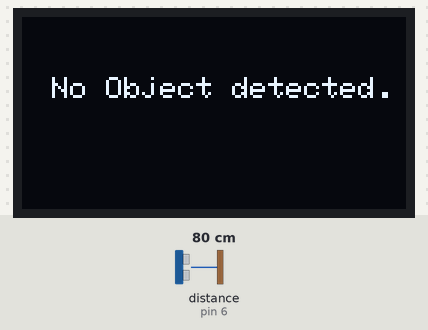
This sketch was run on a simulated Arduino Uno, built with avr-gcc and run on an emulated ATmega328P. Parts: 128×64 one-colour display. Wiring (inferred from the names in the program): ultrasonic range finder: trigger pin 7; echo pin 6. Inputs (shaded band) come from the test bench; at power-on: distance to the obstacle (sensor on pin 6) 80 cm. The echo pulse lasts 58.3 µs per cm; what the sketch prints to the serial monitor is not drawn.

Above: at 1.3 s.
1.4 s: distance to the obstacle (sensor on pin 6) set to 12 cm
2.9 s: distance to the obstacle (sensor on pin 6) set to 9 cm
At 4.1 s:
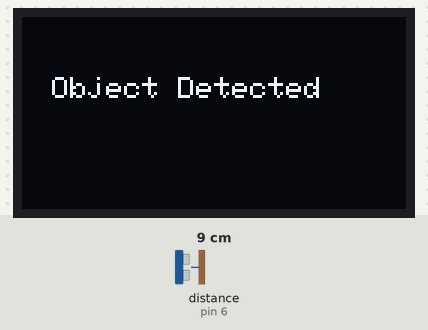
4.7 s: distance to the obstacle (sensor on pin 6) set to 18 cm
At 6.0 s:
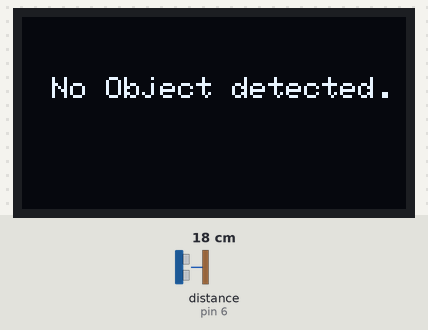
6.3 s: distance to the obstacle (sensor on pin 6) set to 2 cm
At 7.0 s:
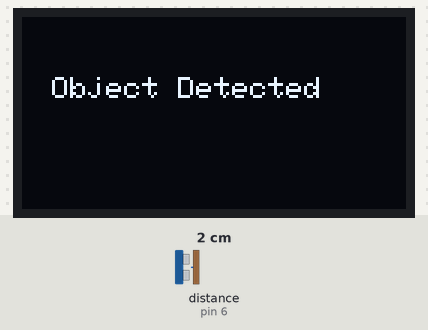
7.9 s: distance to the obstacle (sensor on pin 6) set to 35 cm
At 9.0 s:
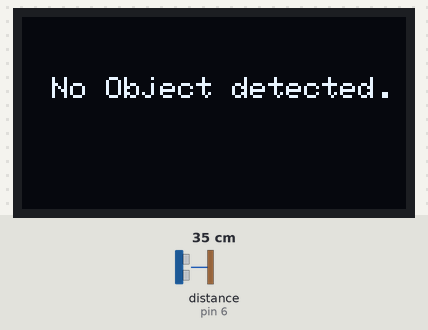
Timing chart, 0 to 10.5 s (numbered marks = the images above; inputs shaded):
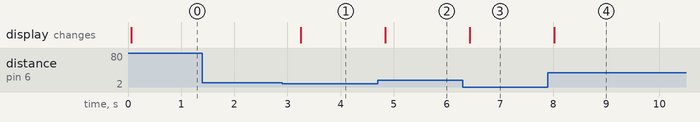

The sketch:

SensorCode.ino
```cpp
#include <Wire.h>
#include <Adafruit_GFX.h>
#include <Adafruit_SSD1306.h>

// OLED Setup
#define SCREEN_WIDTH 128
#define SCREEN_HEIGHT 64
Adafruit_SSD1306 display(SCREEN_WIDTH, SCREEN_HEIGHT, &Wire, -1);

// Ultrasonic Sensor Pins
#define TRIG_PIN 7
#define ECHO_PIN 6

void setup() {
    Serial.begin(115200);

    // Initialize OLED
    if (!display.begin(SSD1306_SWITCHCAPVCC, 0x3C)) {
        Serial.println("SSD1306 allocation failed");
        for (;;);
    }

    display.clearDisplay();
    display.setTextSize(1);
    display.setTextColor(SSD1306_WHITE);

    // Initialize HC-SR04
    pinMode(TRIG_PIN, OUTPUT);
    pinMode(ECHO_PIN, INPUT);
}

void loop() {
    long duration;
    float distance;

    // Trigger the sensor
    digitalWrite(TRIG_PIN, LOW);
    delayMicroseconds(2);
    digitalWrite(TRIG_PIN, HIGH);
    delayMicroseconds(10);
    digitalWrite(TRIG_PIN, LOW);

    // Read the echo time
    duration = pulseIn(ECHO_PIN, HIGH);
    distance = duration * 0.034 / 2; // Convert time to distance (cm)

    Serial.print("Distance: ");
    Serial.print(distance);
    Serial.println(" cm");

    // Update OLED display
    display.clearDisplay();
    display.setCursor(10, 20);

    if (distance > 0 && distance <= 10) {
        display.setTextSize(1);
        display.print("Object Detected");

    } else {
        display.setTextSize(1);
        display.print("No Object detected.");
    }

    display.display(); // Show on OLED
    delay(500); // Wait before next reading
}
```

Measured:
- the behaviour switches between 11 and 10 cm on distance to the obstacle (sensor on pin 6) (found by bisection; images 0 and 1)
- after the input at 1.4 s, every drawn part: stays the same
- after the input at 2.9 s, the display: changes after 0.35 s (image 1)
- after the input at 4.7 s, the display: changes after 0.14 s (image 2)
- after the input at 6.3 s, the display: changes after 0.13 s (image 3)
- after the input at 7.9 s, the display: changes after 0.12 s (image 4)
